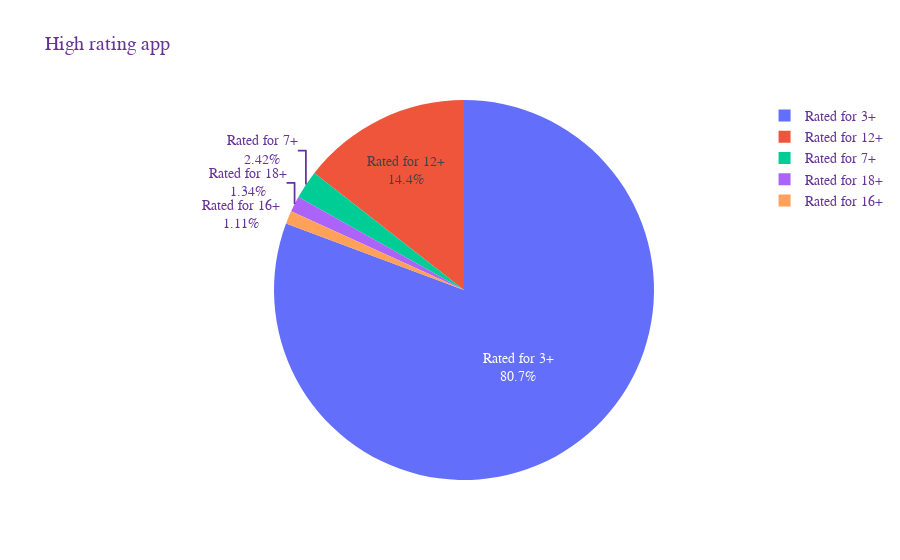

Notebook code cell kept with this figure:
### Markdown cell above
Chúng ta có thể thấy các ứng dụng tập trung chủ yếu là các ứng dụng chơi và phát nhạc. Các ứng dụng như Top Music Player, myTuner Radio and Podcasts, ...

### Code cell
app_free = high_rating_app['contentRating'].value_counts()
data=[go.Pie(labels=app_free.index,
    values=app_free.values,
    textinfo = 'label + percent')]

layout = go.Layout(
    title="High rating app",
    font=dict(
        family="Courier New, monospace",
        size=14,
        color="RebeccaPurple"
    )
) 

fig = go.Figure(data=data, layout=layout)

plotly.offline.iplot(fig, filename='app_category')

### Figure 1 — Plotly figure (JSON) as saved in the notebook; plotly's stock layout.template omitted (floating-point values rounded to 4 significant figures)
{"data": [{"labels": ["Rated for 3+", "Rated for 12+", "Rated for 7+", "Rated for 18+", "Rated for 16+"], "textinfo": "label+percent", "type": "pie", "values": [2102, 376, 63, 35, 29]}], "layout": {"font": {"color": "RebeccaPurple", "family": "Courier New, monospace", "size": 14}, "title": {"text": "High rating app"}}}
